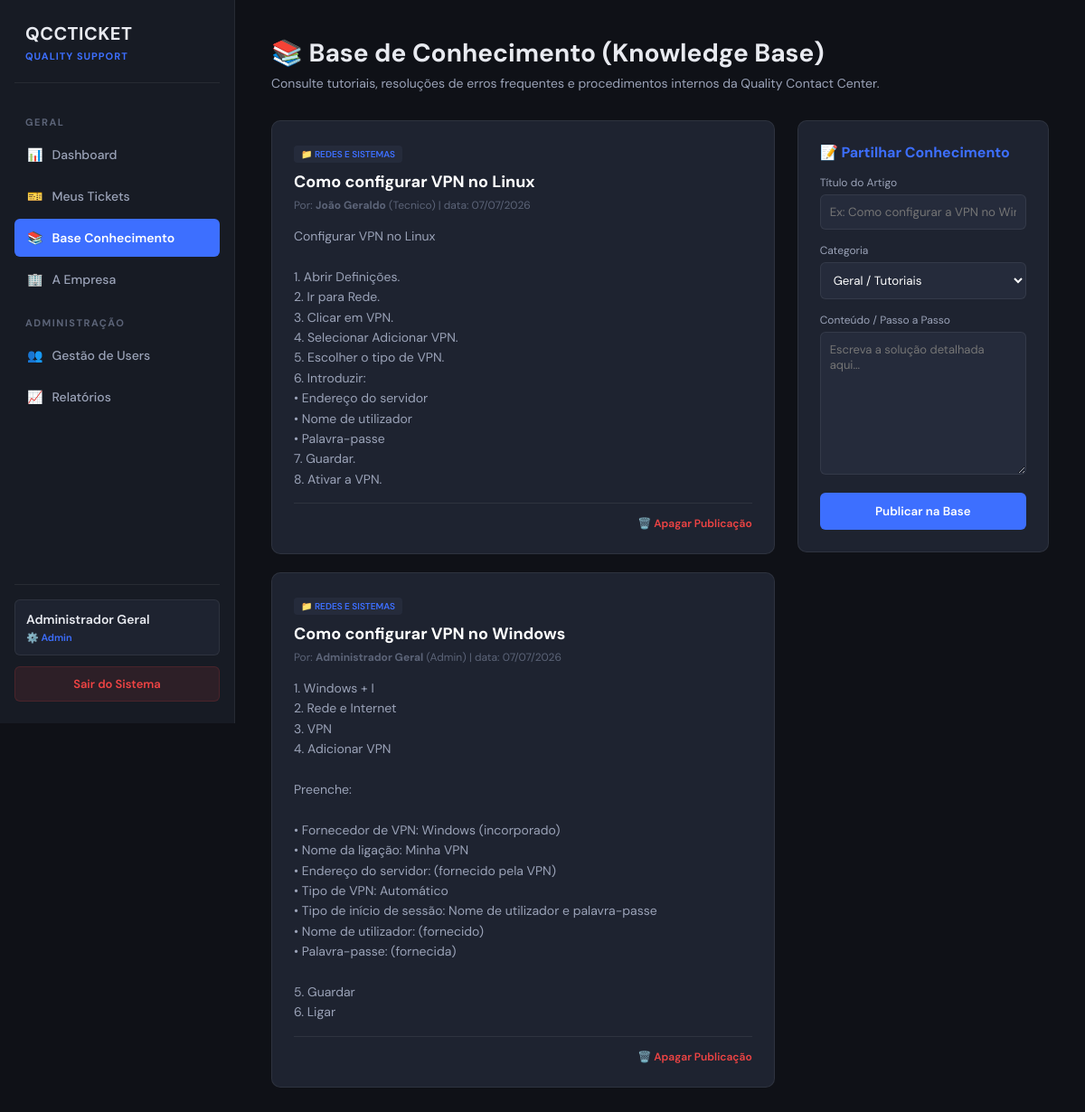
The page /kb_lista.php (signed in) on the database its author committed.
### tables this page shows
CREATE TABLE `kb_artigos` (
  `id` int(11) NOT NULL,
  `titulo` varchar(255) NOT NULL,
  `conteudo` text NOT NULL,
  `categoria` varchar(100) NOT NULL,
  `id_autor` int(11) NOT NULL,
  `data_criacao` datetime NOT NULL
);

CREATE TABLE `utilizadores` (
  `id` int(11) NOT NULL,
  `nome` varchar(100) NOT NULL,
  `email` varchar(100) DEFAULT NULL,
  `username` varchar(50) NOT NULL,
  `password_hash` varchar(255) NOT NULL,
  `perfil` enum('Admin','Diretor Geral','Responsavel','Tecnico','Comum','Cliente') NOT NULL,
  `id_area` int(11) DEFAULT NULL,
  `id_operacao` int(11) DEFAULT NULL,
  `estado` enum('Ativo','Inativo') DEFAULT 'Ativo',
  `ultimo_acesso` datetime DEFAULT NULL,
  `data_criacao` timestamp NOT NULL DEFAULT current_timestamp()
);

### kb_lista.php (the view, shortened to what this page needs)
<?php
require_once 'conexao.php';
$user_id = $_SESSION['user_id'];
$nome_usuario = $_SESSION['nome'];
$perfil_usuario = $_SESSION['perfil'];
$query_kb = "
    SELECT k.*, u.nome AS nome_autor, u.perfil AS perfil_autor
    FROM kb_artigos k
    JOIN utilizadores u ON k.id_autor = u.id
    ORDER BY k.id DESC
";
$artigos = $pdo->query($query_kb)->fetchAll(PDO::FETCH_ASSOC);
?>
<!DOCTYPE html>
<html lang="pt-PT">
<head>
    <link rel="stylesheet" href="style.css">
</head>
<body>
    <div class="app-layout">
        <div id="sidebar">
            <div class="sidebar-brand"><h3>QCCTICKET</h3><span>Quality Support</span></div>
            <div class="nav-section-title">Geral</div>
            <a href="index.php" class="nav-item">📊 <span>Dashboard</span></a>
            <a href="tickets_lista.php" class="nav-item">🎫 <span>Meus Tickets</span></a>
            <a href="kb_lista.php" class="nav-item active">📚 <span>Base Conhecimento</span></a>
            <a href="empresa.php" class="nav-item">🏢 <span>A Empresa</span></a>
            <?php if ($perfil_usuario === 'Admin'): ?>
                <div class="nav-section-title">Administração</div>
                <a href="usuarios_lista.php" class="nav-item">👥 <span>Gestão de Users</span></a>
                <a href="relatorios.php" class="nav-item">📈 <span>Relatórios</span></a>
            <?php endif; ?>
            <div class="sidebar-footer">
                <div class="user-badge">
                    <div style="font-size: 14px; font-weight: 600; overflow: hidden; text-overflow: ellipsis; white-space: nowrap;"><?php echo htmlspecialchars($nome_usuario); ?></div>
                    <div style="font-size: 11px; color: var(--accent); font-weight: 600; margin-top: 4px;">⚙️ <?php echo htmlspecialchars($perfil_usuario); ?></div>
                </div>
                <a href="logout.php" class="btn-danger">Sair do Sistema</a>
            </div>
        </div>
        <div id="main-content">
            <div class="page-header">
                <h1>📚 Base de Conhecimento (Knowledge Base)</h1>
                <p>Consulte tutoriais, resoluções de erros frequentes e procedimentos internos da Quality Contact Center.</p>
            </div>
            <div style="display: grid; grid-template-columns: 2fr 1fr; gap: 25px; align-items: start;">
                <div style="display: flex; flex-direction: column; gap: 20px;">
                    <?php foreach ($artigos as $art): ?>
                        <div class="card" style="position: relative;">
                            <span style="font-size: 10px; background: var(--bg-input); color: var(--accent); padding: 3px 8px; border-radius: 4px; font-weight: 600; text-transform: uppercase;">
                                📁 <?php echo htmlspecialchars($art['categoria']); ?>
                            </span>
                            <h2 style="font-size: 18px; color: #fff; margin: 10px 0 6px 0;"><?php echo htmlspecialchars($art['titulo']); ?></h2>
                            <div style="font-size: 12px; color: var(--text-muted); margin-bottom: 15px;">
                                Por: <b><?php echo htmlspecialchars($art['nome_autor']); ?></b> (<?php echo $art['perfil_autor']; ?>) |
                                data: <?php echo date('d/m/Y', strtotime($art['data_criacao'])); ?>
                            </div>
                            <p style="color: var(--text-secondary); font-size: 14px; line-height: 1.6; white-space: pre-line;"><?php echo htmlspecialchars($art['conteudo']); ?></p>
                            <?php if ($perfil_usuario === 'Admin' || $art['id_autor'] == $user_id): ?>
                                <div style="margin-top: 15px; padding-top: 10px; border-top: 1px solid var(--border); text-align: right;">
                                    <a href="kb_lista.php?acao=remover&id=<?php echo $art['id']; ?>"
                                       style="color: var(--red); font-size: 12px; text-decoration: none; font-weight: 600;"
                                       onclick="return confirm('Deseja mesmo apagar este artigo da Base de Conhecimento?');">
                                        🗑️ Apagar Publicação
                                    </a>
                                </div>
                            <?php endif; ?>
                        </div>
                    <?php endforeach; ?>
                </div>
                <div class="card">
                    <h3 style="color: var(--accent); margin-bottom: 15px; font-size: 16px;">📝 Partilhar Conhecimento</h3>
                    <form action="kb_lista.php" method="POST" style="display: flex; flex-direction: column; gap: 15px;">
                        <div>
                            <label style="display:block; margin-bottom:5px; font-size:12px; color:var(--text-secondary);">Título do Artigo</label>
                            <input type="text" name="titulo" required placeholder="Ex: Como configurar a VPN no Windows" style="width:100%; padding: 10px; background: var(--bg-input); border: 1px solid var(--border); color:#fff; border-radius:var(--radius-sm);">
                        </div>
                        <div>
                            <label style="display:block; margin-bottom:5px; font-size:12px; color:var(--text-secondary);">Categoria</label>
                            <select name="categoria" style="width:100%; padding: 10px; background: var(--bg-input); border: 1px solid var(--border); color:#fff; border-radius:var(--radius-sm);">
                                <option value="Geral / Tutoriais" selected>Geral / Tutoriais</option>
                            </select>
                        </div>
                        <div>
                            <label style="display:block; margin-bottom:5px; font-size:12px; color:var(--text-secondary);">Conteúdo / Passo a Passo</label>
                            <textarea name="conteudo" required rows="8" placeholder="Escreva a solução detalhada aqui..." style="width:100%; padding: 10px; background: var(--bg-input); border: 1px solid var(--border); color:#fff; border-radius:var(--radius-sm); resize: vertical; font-family:inherit; font-size:13px;"></textarea>
                        </div>
                        <button type="submit" name="btn_publicar" style="padding: 12px; background: var(--accent); border:none; color:white; border-radius:var(--radius-sm); cursor:pointer; font-weight:600; text-align:center;">Publicar na Base</button>
                    </form>
                </div>
            </div>
        </div>
    </div>
</body>
</html>

### style.css (style rules this page uses)
:root { --bg-main: #0f1117; --bg-sidebar: #171b24; --bg-card: #1e2330; --bg-input: #252b3b; --border: rgba(255, 255, 255, 0.07); --border-hover: rgba(255, 255, 255, 0.12); --text-primary: #e8eaf0; --text-secondary: #9ba3b8; --text-muted: #5c6478; --accent: #3d6fff; --accent-hover: #2854cc; --green: #22c55e; --amber: #f59e0b; --red: #ef4444; --radius-lg: 10px; --radius-sm: 6px; --transition: all 0.2s ease-in-out; }
* { box-sizing: border-box; margin: 0; padding: 0; font-family: 'DM Sans', sans-serif; }
body { background-color: var(--bg-main); color: var(--text-primary); min-height: 100vh; display: flex; }
.app-layout { display: flex; width: 100%; min-height: 100vh; }
#sidebar { width: 260px; min-width: 260px; max-width: 260px; background-color: var(--bg-sidebar); border-right: 1px solid var(--border); display: flex; flex-direction: column; padding: 24px 16px; height: 100vh; position: fixed; top: 0; left: 0; z-index: 100; }
.sidebar-brand { padding: 0 12px 20px 12px; border-bottom: 1px solid var(--border); margin-bottom: 20px; }
.sidebar-brand h3 { color: var(--text-primary); font-size: 20px; font-weight: 700; letter-spacing: 0.5px; }
.sidebar-brand span { color: var(--accent); font-size: 11px; text-transform: uppercase; font-weight: 700; letter-spacing: 1px; }
.nav-section-title { font-size: 11px; text-transform: uppercase; color: var(--text-muted); font-weight: 700; letter-spacing: 1.5px; padding: 0 12px; margin: 16px 0 8px 0; }
.nav-item { display: flex; align-items: center; padding: 12px 14px; color: var(--text-secondary); text-decoration: none; font-size: 14px; font-weight: 500; border-radius: var(--radius-sm); margin-bottom: 4px; transition: var(--transition); }
.nav-item span { margin-left: 10px; }
.nav-item.active { background-color: var(--accent); color: #fff; font-weight: 600; }
.sidebar-footer { margin-top: auto; padding-top: 16px; border-top: 1px solid var(--border); }
.user-badge { padding: 12px; background: var(--bg-card); border-radius: var(--radius-sm); margin-bottom: 12px; border: 1px solid var(--border); }
#main-content { flex: 1; margin-left: 260px; padding: 40px; background-color: var(--bg-main); min-height: 100vh; }
.page-header { margin-bottom: 32px; }
.page-header h1 { font-size: 28px; font-weight: 700; margin-bottom: 6px; color: var(--text-primary); }
.page-header p { color: var(--text-secondary); font-size: 14px; }
.card { background-color: var(--bg-card); border: 1px solid var(--border); border-radius: var(--radius-lg); padding: 24px; }
.btn-danger { display: block; width: 100%; text-align: center; background-color: rgba(239, 68, 68, 0.1); color: var(--red); padding: 10px; border-radius: var(--radius-sm); text-decoration: none; font-weight: 600; font-size: 13px; border: 1px solid rgba(239, 68, 68, 0.15); transition: var(--transition); }

### rows shown on the page
kb_artigos: categoria "REDES E SISTEMAS", titulo "Como configurar VPN no Linux", id_autor.nome "João Geraldo", id_autor.perfil "Tecnico", data_criacao "07/07/2026", conteudo "Configurar VPN no Linux 1. Abrir Definições. 2. Ir para Rede. 3. Clicar em VPN. 4. Selecionar Adicionar VPN. 5. Escolher o tipo de VPN. 6. Introduzir: • Endereço do servidor • Nome de utilizador • Palavra-passe 7. Guardar. 8. Ativar a VPN."
kb_artigos: categoria "REDES E SISTEMAS", titulo "Como configurar VPN no Windows", id_autor.nome "Administrador Geral", id_autor.perfil "Admin", data_criacao "07/07/2026", conteudo "1. Windows + I 2. Rede e Internet 3. VPN 4. Adicionar VPN Preenche: • Fornecedor de VPN: Windows (incorporado) • Nome da ligação: Minha VPN • Endereço do servidor: (fornecido pela VPN) • Tipo de VPN: Automático • Tipo de início de sessão: Nome de utilizador e palavra-passe • Nome de utilizador: (fornecido) • Palavra-passe: (fornecida) 5. Guardar 6. Ligar"

### other values the page prints
$nome_usuario "Administrador Geral"
$perfil_usuario "Admin"
